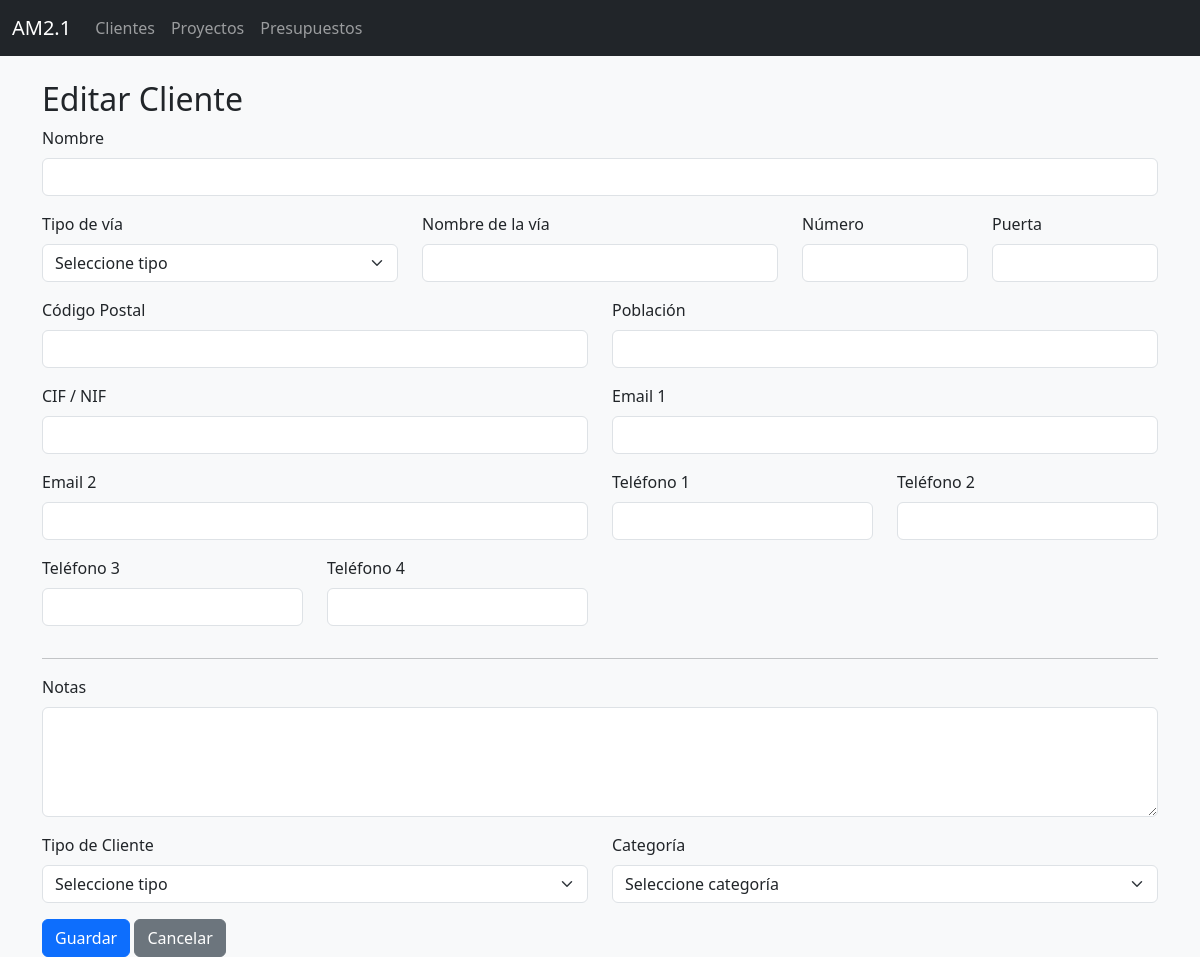
/clientes/editar/5, run on an earlier commit of the app's database.
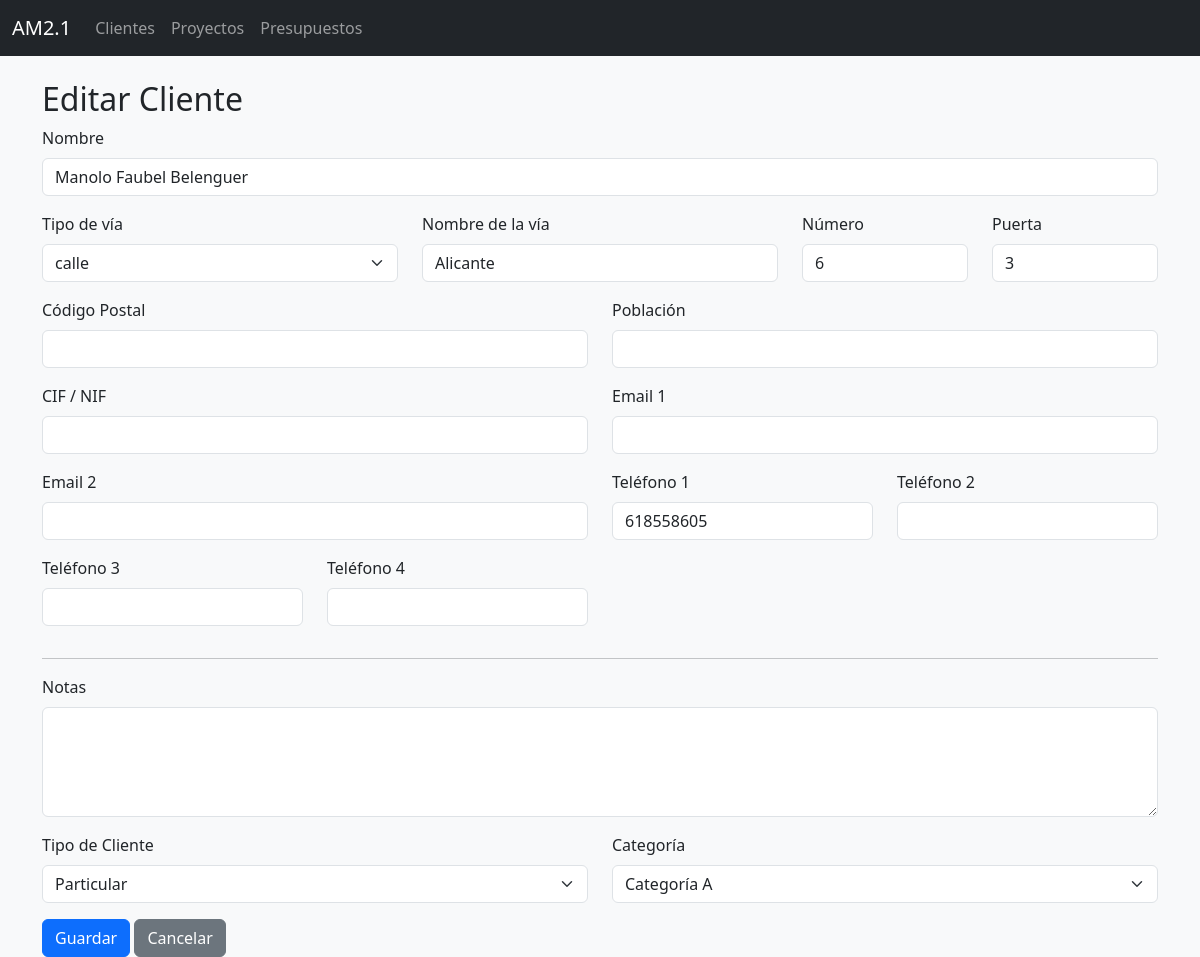
And on a later commit of the database.
### tables this page shows
CREATE TABLE clientes (
            id INTEGER PRIMARY KEY AUTOINCREMENT,
            nombre TEXT NOT NULL,
            tipo_via TEXT,
            nombre_via TEXT,
            numero_via TEXT,
            puerta TEXT,
            codigo_postal TEXT,
            cif_nif TEXT,
            telefono1 TEXT,
            telefono2 TEXT,
            telefono3 TEXT,
            telefono4 TEXT,
            mail1 TEXT,
            mail2 TEXT,
            poblacion TEXT
        , notas TEXT, tipo_cliente TEXT, categoria_cliente TEXT);

### clientes.py (the view, shortened to what this page needs)
@clientes_bp.route("/clientes/editar/<int:cliente_id>", methods=["GET", "POST"])
def editar_cliente(cliente_id):
    cliente = db.execute_query("SELECT * FROM clientes WHERE id = ?", (cliente_id,), fetchone=True)
    return render_template("clientes_editar.html", cliente=cliente)

### dbhelper.py (called while the page is built)
    def execute_query(self, query, params=(), fetch=False, fetchone=False):
        with sqlite3.connect(self.db_path) as conn:
            conn.row_factory = sqlite3.Row  # Permite acceder a columnas por nombre
            cursor = conn.cursor()
            cursor.execute(query, params)
            result = None
            if fetch:
                result = cursor.fetchall()
            elif fetchone:
                result = cursor.fetchone()
            else:
                result = cursor.lastrowid
            conn.commit()
        return result

### templates/clientes_editar.html (shortened to what the changed rows need)
{% extends "layout.html" %}
{% block content %}
<div class="container mt-4">
  <h2>Editar Cliente</h2>
  <form method="post">
    <div class="mb-3">
      <label for="nombre" class="form-label">Nombre</label>
      <input type="text" class="form-control" name="nombre" id="nombre" value="{{ cliente['nombre'] }}" required>
    </div>
    <div class="row">
      <div class="col-md-4 mb-3">
        <label for="tipo_via" class="form-label">Tipo de vía</label>
        <select class="form-select" name="tipo_via" id="tipo_via">
          <option value="">Seleccione tipo</option>
          {% set tipos = [
            'acceso', 'andador', 'avenida', 'calle', 'callejón', 'camino', 'carretera',
            'cno. nuevo', 'cno. viejo', 'glorieta', 'pasaje', 'partida', 'paseo', 'plaza',
            'polígono', 'ronda', 'travesía', 'urbanización', 'vía'
          ] %}
          {% for tipo in tipos %}
            <option value="{{ tipo }}" {% if cliente['tipo_via'] == tipo %}selected{% endif %}>{{ tipo }}</option>
          {% endfor %}
        </select>
      </div>
      <div class="col-md-4 mb-3">
        <label for="nombre_via" class="form-label">Nombre de la vía</label>
        <input type="text" class="form-control" name="nombre_via" id="nombre_via" value="{{ cliente['nombre_via'] }}">
      </div>
      <div class="col-md-2 mb-3">
        <label for="numero_via" class="form-label">Número</label>
        <input type="text" class="form-control" name="numero_via" id="numero_via" value="{{ cliente['numero_via'] }}">
      </div>
      <div class="col-md-2 mb-3">
        <label for="puerta" class="form-label">Puerta</label>
        <input type="text" class="form-control" name="puerta" id="puerta" value="{{ cliente['puerta'] }}">
      </div>
    </div>
    <div class="row">
      <div class="col-md-3 mb-3">
        <label for="telefono1" class="form-label">Teléfono 1</label>
        <input type="text" class="form-control" name="telefono1" id="telefono1" value="{{ cliente['telefono1'] }}">
      </div>
    </div>
    <div class="row">
      <div class="col-md-6 mb-3">
        <label for="tipo_cliente" class="form-label">Tipo de Cliente</label>
        <select class="form-select" name="tipo_cliente" id="tipo_cliente" required>
          <option value="">Seleccione tipo</option>
          <option value="Particular" {% if cliente["tipo_cliente"] == 'Particular' %}selected{% endif %}>Particular</option>
        </select>
      </div>
      <div class="col-md-6 mb-3">
        <label for="categoria_cliente" class="form-label">Categoría</label>
        <select class="form-select" name="categoria_cliente" id="categoria_cliente" required>
          <option value="">Seleccione categoría</option>
          <option value="A" {% if cliente["categoria_cliente"] == 'A' %}selected{% endif %}>Categoría A</option>
        </select>
      </div>
    </div>
  </form>
</div>
{% endblock %}

What changed in the data, as far as the page shows it:
added clientes: nombre "Manolo Faubel Belenguer", tipo_via "calle", nombre_via "Alicante", numero_via "6", puerta "3", telefono1 "618558605", tipo_cliente "Particular", categoria_cliente "Categoría A"
Also different on the page:
form field tipo_via: "Seleccione tipo" → (not shown)
form field tipo_cliente: "Seleccione tipo" → (not shown)
form field categoria_cliente: "Seleccione categoría" → (not shown)
